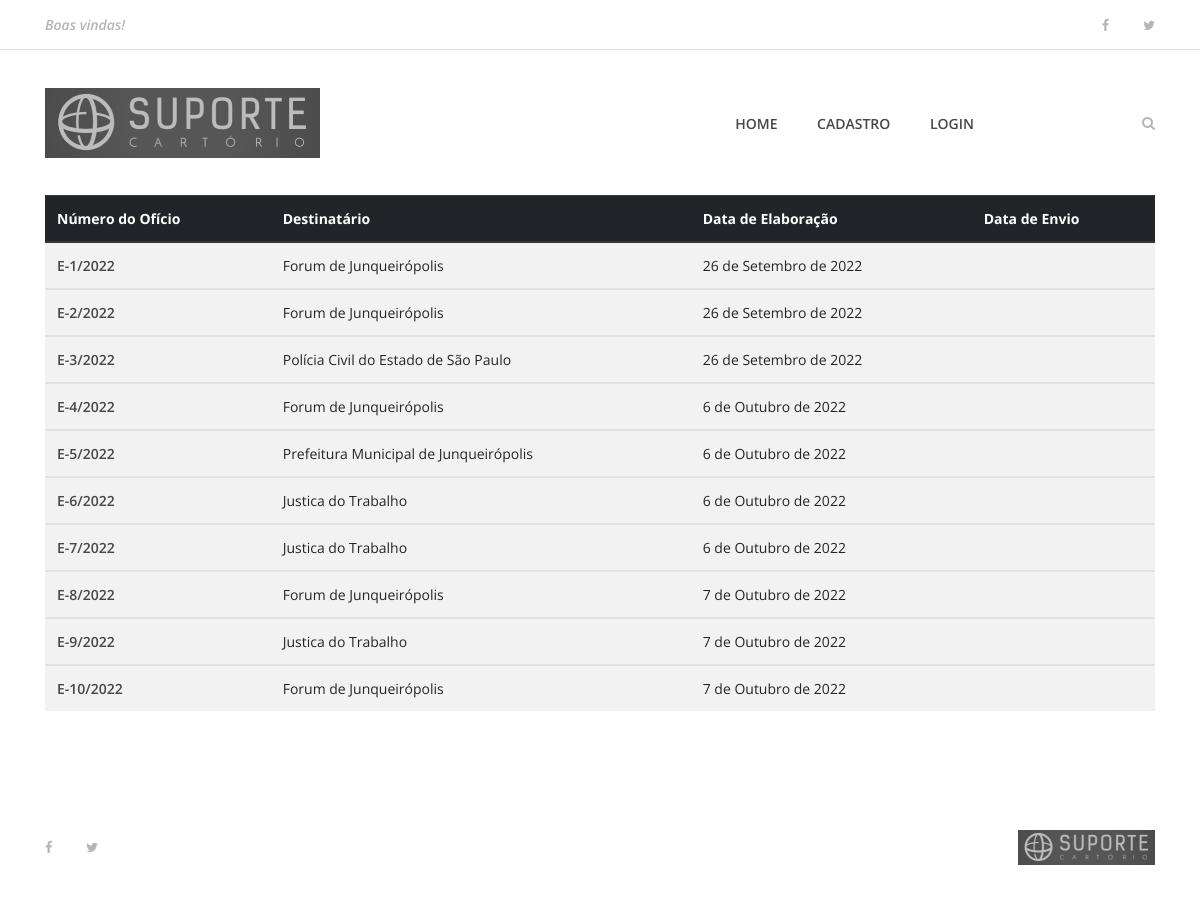
/exibir_expedidos, run on an earlier commit of the app's database.
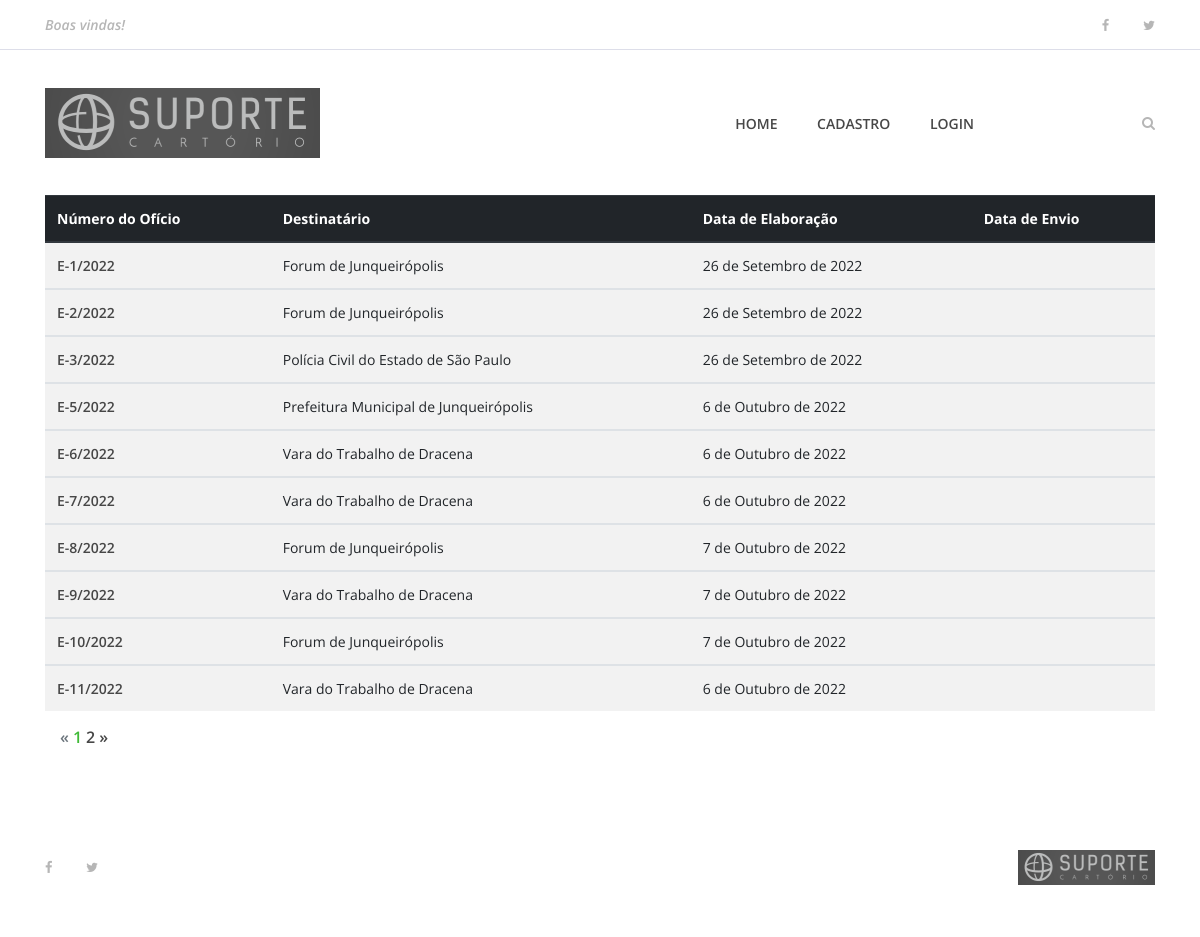
And on a later commit of the database.
### apps/oficios/models/SentOL.py (models this page shows, shortened)
class SentOL(models.Model):
    creation_date = models.DateField(verbose_name='Data de Elaboração')
    answer_to_ol = models.ForeignKey(ReceivedOL, null=True, on_delete=models.SET_NULL, verbose_name='Resposta ao Ofício nº')
    authority = models.ForeignKey(Authority, null=True, on_delete=models.SET_NULL, verbose_name='Destinatário')
    lawsuit_number = models.CharField(null=True, blank=True, max_length=50, verbose_name='Processo nº')
    lawsuit_author = models.CharField(null=True, blank= True, max_length=200, verbose_name='Autor')
    author_type = models.IntegerField(choices=PERSON_TYPE_CHOICE, default=1, verbose_name='Tipo de Pessoa')
    author_doc_number = models.CharField(null=True, blank=True, max_length=14, verbose_name='CPF ou CNPJ')
    lawsuit_accused = models.CharField(null=True, blank=True, max_length=200, verbose_name='Réu')
    accused_type = models.IntegerField(choices=PERSON_TYPE_CHOICE, default=1, verbose_name='Tipo de Pessoa')
    accused_doc_number = models.CharField(null=True, blank=True, max_length=14, verbose_name='CPF ou CNPJ')
    answer = models.TextField(verbose_name='Texto do Ofício')
    delivery = models.CharField(max_length=1, choices=DELIVERY_TYPE, default=1, verbose_name='Forma de Envio')
    delivery_date_time = models.DateTimeField(null=True, blank=True, verbose_name='Data de Envio')
    sent_ol_number = models.CharField(null=True, blank=True, max_length=50, verbose_name='Número de Ofício Expedido')
    status = models.BooleanField(default=True)
    created_at = models.DateTimeField(auto_now_add=True)
    updated_at = models.DateTimeField(auto_now=True)
    class Meta:
        verbose_name = 'Ofício Enviado'
        verbose_name_plural = 'Ofícios Enviados'

### apps/oficios/models/Authority.py (models this page shows, shortened)
class Authority(models.Model):
    name = models.CharField(null=False, max_length=200, verbose_name='Nome')
    post = models.CharField(null=True, blank=True, max_length=200, default=None, verbose_name='Cargo/Função')
    institution = models.CharField(max_length=200, verbose_name='Órgão/Instituição')
    state = models.CharField(null=False, max_length=2, choices=STATE_CHOICES, default='SP', verbose_name='Estado')
    city = models.CharField(null=True, blank=True, max_length=200, verbose_name='Cidade')
    address = models.CharField(null=True, blank=True, max_length=200, verbose_name='Endereço')
    number = models.CharField(null=True, blank=True, max_length=10, verbose_name='Número')
    complement = models.CharField(null=True, blank=True, max_length=200, verbose_name='Complemento')
    cep = models.CharField(null=True, blank=True, max_length=8, verbose_name='CEP')
    email = models.EmailField(null=True, blank=True, max_length=100)
    phone = models.CharField(null=True, blank=True, max_length=50, verbose_name='Telefone')
    status = models.BooleanField(default=True)
    created_at = models.DateTimeField(auto_now_add=True)
    updated_at = models.DateTimeField(auto_now=True)
    class Meta:
        verbose_name = 'Autoridade'
        verbose_name_plural = 'Autoridades'

### apps/oficios/views.py (the view)
# urls.py: path('exibir_expedidos', views.exibir_expedidos, name='exibir_expedidos'),
def exibir_expedidos(request):
    oficios_buscados = SentOL.objects.all()
    paginator = Paginator(oficios_buscados, 10)
    page = request.GET.get('page')
    oficios_por_pagina = paginator.get_page(page)
    if 'buscar' in request.GET:
        termo_a_buscar = request.GET['buscar']
        oficios_buscados = oficios_buscados.filter(ol_origin_id__icontains=termo_a_buscar)
    dados = {
        "oficios": oficios_por_pagina
    }
    return render(request, 'oficios/exibir_expedidos.html', dados)

### templates/oficios/exibir_expedidos.html (shortened to what this page needs)
{% extends 'base.html' %}
{% load static %}
{% block content %}
    <section class="best-receipe-area">
        <div class="container">
            <div>
                {% if oficios %}
                <table class="table table-striped">
                    <thead class="thead-dark">
                        <th scope="col">Número do Ofício</th>
                        <th scope="col">Destinatário</th>
                        <th scope="col">Data de Elaboração</th>
                        <th scope="col">Data de Envio</th>
                    </thead>
                    {% for oficio in oficios %}
                    <tbody>
                        <tr>
                            <td scope="row"><a href="{% url 'oficio_expedido' oficio.id %}">{{oficio.sent_ol_number}}</a></td>
                            <td>{{oficio.authority}}</td>
                            <td>{{oficio.creation_date}}</td>
                            <td>{{oficio.delivery_date_time__date}}</td>
                        </tr>
                    </tbody>
                    {% endfor %}
                </table>
                {% else %}
                    <div class="col-12 col-sm-6 col-lg-4">
                        <h1>Nenhum resultado encontrado</h1>
                    </div>
                {% endif %}
                <section class="top-catagory-area section-padding-20-0">
                    <div class="container">
                        {% if oficios.has_other_pages %}
                        <ul class="pagination">
                            {% if oficios.has_previous %}
                            <li class="page-item">
                                <a href="?page={{oficios.previous_page_number}}" class="page-link">&laquo;</a>
                            </li>
                            {% else %}
                            <li class="page-item disabled">
                                <a class="page-link">&laquo;</a>
                            </li>
                            {% endif %}
                            {% for pagina in oficios.paginator.page_range %}
                            {% if oficios.number == pagina %}
                            <li class="page-item active">
                                <a class="page-link">{{pagina}}</a>
                            </li>
                            {% else %}
                            <li class="page-item">
                                <a href="?page={{pagina}}" class="page-link">{{pagina}}</a>
                            </li>
                            {% endif %}
                            {% endfor %}
                            {% if oficios.has_next %}
                            <li class="page-item">
                                <a href="?page={{oficios.next_page_number}}" class="page-link">&raquo;</a>
                            </li>
                            {% else %}
                            <li class="page-item disabled">
                                <a class="page-link">&raquo;</a>
                            </li>
                            {% endif %}
                        </ul>
                        {% endif %}
                    </div>
                </section>
            </div>
        </div>
    </section>
 {% endblock %}

What changed in the data, as far as the page shows it:
removed SentOL: sent_ol_number "E-4/2022", authority "Forum de Junqueirópolis", creation_date "6 de Outubro de 2022"
changed through a linked row, SentOL (number 5 of 10 on the later page): authority "Justica do Trabalho" → "Vara do Trabalho de Dracena"
changed through a linked row, SentOL (number 6 of 10 on the later page): authority "Justica do Trabalho" → "Vara do Trabalho de Dracena"
changed through a linked row, SentOL (number 8 of 10 on the later page): authority "Justica do Trabalho" → "Vara do Trabalho de Dracena"
added SentOL: sent_ol_number "E-11/2022", authority "Vara do Trabalho de Dracena", creation_date "6 de Outubro de 2022"
Also different on the page:
new list line: "1"
new list line: "2"
